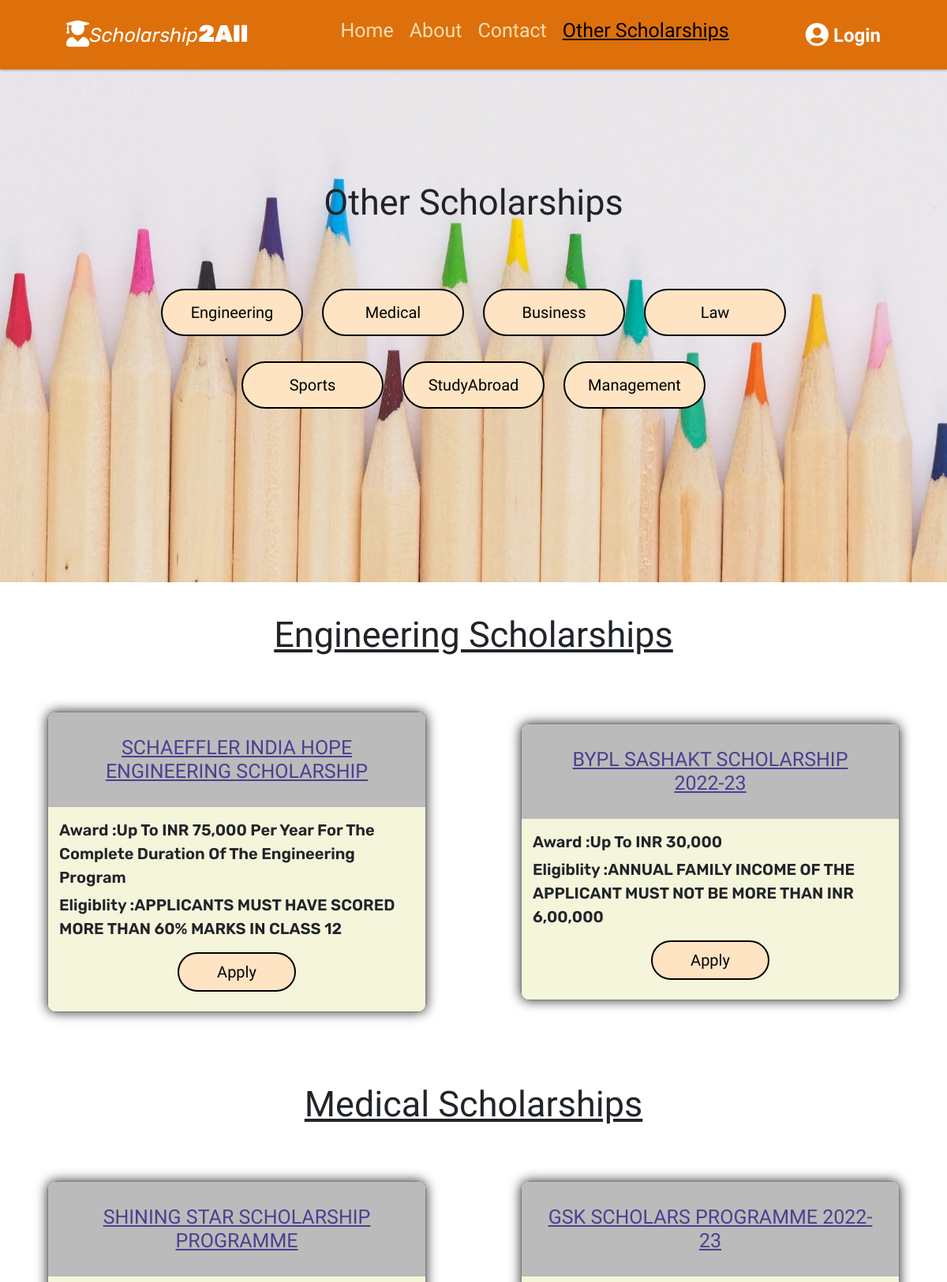
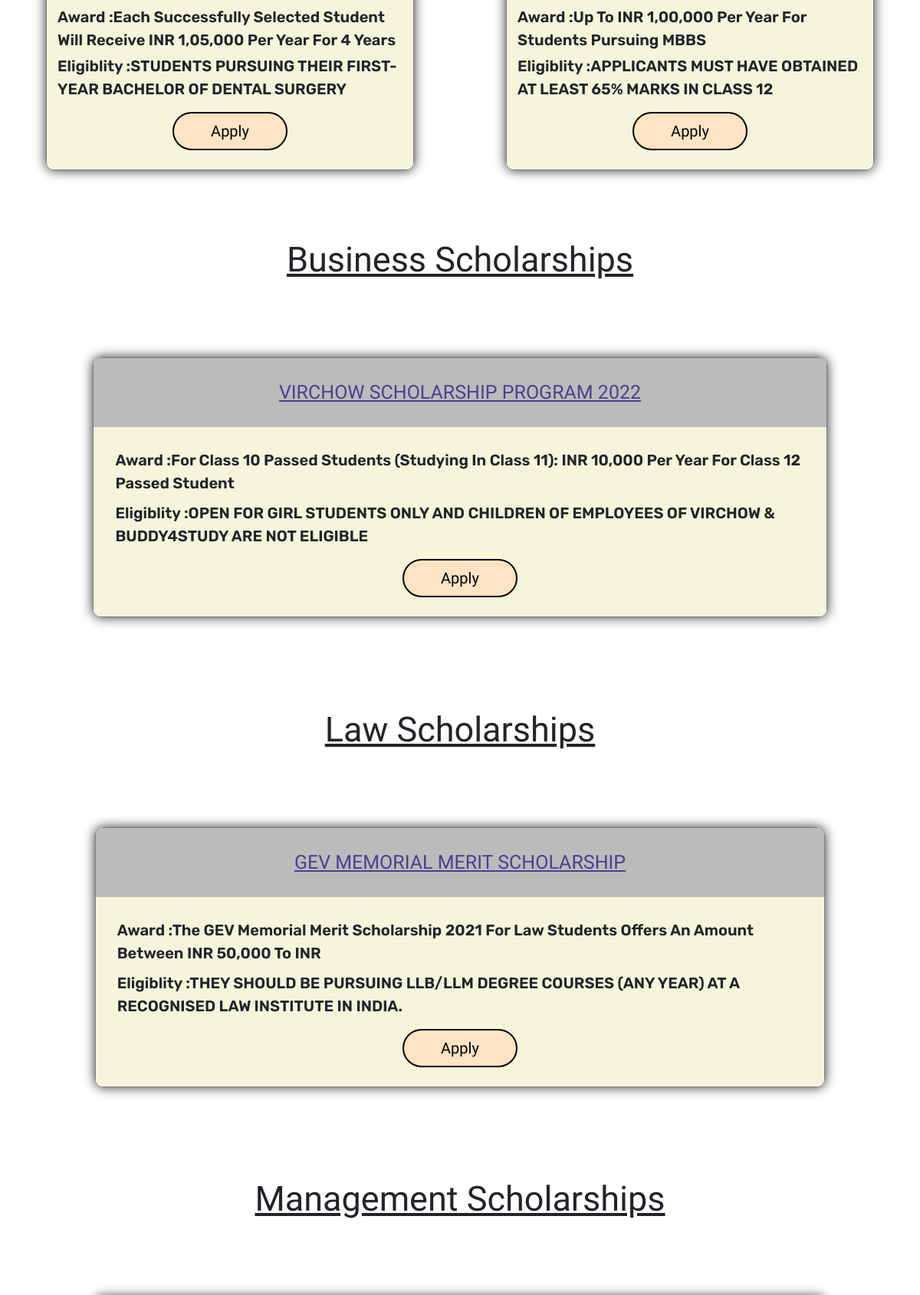
The app's page /other2.php (upper part) with its own data (2 pictures, top to bottom).
### tables this page shows
CREATE TABLE `scholarship` (
  `scholarshipid` int(30) NOT NULL,
  `provider` varchar(100) NOT NULL,
  `scholarshipname` varchar(100) NOT NULL,
  `scholarshiptype` varchar(50) NOT NULL,
  `eligibility` varchar(100) NOT NULL,
  `benifit` varchar(100) NOT NULL,
  `start` date NOT NULL,
  `end` date NOT NULL,
  `elig2` varchar(1000) NOT NULL DEFAULT '<li>Open for Indian nationals only.</li> <li>Students must be pursuing the first year of programme from government colleges in the academic year 2021-22</li> <li>Children of employees of GSK, GiveIndia and Buddy4Study are not eligible</li> <li>Applicants must have obtained at least 65% marks in board examinations</li> <li>Annual family income of the applicants should be below INR 6,00,000 (6 lakh)  all sources</li>',
  `documents` varchar(1000) NOT NULL DEFAULT '<li>Marksheet of class 12th</li> <li>A government-issued identity proof (Aadhaar card/voter identity card/driving license/PAN card) </li> <li>Current year admission proof (fee receipt/admission letter/institution  card/bonafide certificate) </li> <li>Family income proof (salary slip, Form 16, Income Certificate, ITR) </li> <li>Bank account details of the scholarship applicant </li> <li>Photograph of the applicant</li>',
  `image` varchar(50) NOT NULL
);

### other2.php (the view, shortened to what this page needs)
<?php
include 'connect.php';
?>
<!DOCTYPE html>
<html lang="en">
<head>
    <link rel="stylesheet" href="https://cdnjs.cloudflare.com/ajax/libs/font-awesome/5.15.4/css/all.min.css">
    <link href="https://cdn.jsdelivr.net/npm/bootstrap@5.1.3/dist/css/bootstrap.min.css" rel="stylesheet"
>
    <link rel="stylesheet" href="css/other2.css">
</head>
<body>
    <header id="header">
        <a href="Index.php" class="logo"><i class="fas fa-user-graduate fa-lg"></i>Scholarship<b>2All</b></a>
        <nav class="navbar">
            <ul>
                <li><a href="Index.php" class="active">Home</a></li>
                <li><a href="about.php">About</a></li>
                <li><a href="contact.php">Contact</a></li>
                <li><a href="other2.php" style="color: black;text-decoration: underline;">Other Scholarships</a></li>
            </ul>
        </nav>
        <div id="login" class="fas fa-user-circle">
            <?php if(!isset($_SESSION['username'])){ ?>
            <a href="signin.php" class="log" class="log"
                style="font-weight: 600;font-family: Kanit, sans-serif;font-size: 80%;">Login</a>
            <?php }
            else{
                ?>
            <a href="logout.php" class="log" class="log"
                style="font-weight: 600;font-family: Kanit, sans-serif;font-size: 80%;">Logout</a>
            <?php } ?>
        </div>
    </header>
    <main>
        <div class="cover">
            <h1>Other Scholarships</h1>
            <div>
                <span><a href="#engg" rel="noopener noreferrer"><button type="button"
                            class="bttn1">Engineering</button></a></span>
                <span><a href="#med" rel="noopener noreferrer"><button type="button"
                            class="bttn1">Medical</button></a></span>
                <span><a href="#bus" rel="noopener noreferrer"><button type="button"
                            class="bttn1">Business</button></a></span>
                <span><a href="#law" rel="noopener noreferrer"><button type="button"
                            class="bttn1">Law</button></a></span>
            </div>
            <div>
                <span><a href="#spo" rel="noopener noreferrer"><button type="button"
                            class="bttn1">Sports</button></a></span>
                <span><a href="#abr" rel="noopener noreferrer"><button type="button"
                            class="bttn1">StudyAbroad</button></a></span>
                <span><a href="#man" rel="noopener noreferrer"><button type="button"
                            class="bttn1">Management</button></a></span>
            </div>
        </div>
        <div class="cols" id="engg">
            <h1>Engineering Scholarships</h1>
            <div class="contains">
                <?php
                $sql = "SELECT * FROM scholarship WHERE scholarshiptype='Engineering';";
                $result = mysqli_query($conn, $sql);
                while($row = mysqli_fetch_assoc($result)){
                ?>
                <div class="scho">
                    <h3><?php echo $row['scholarshipname']; ?></h3>
                    <span class="align">
                        <span class="data">
                            <span class="col1">Award :<?php echo $row['benifit']; ?> </span>
                            <span class="col1">Eligiblity :<?php echo $row['eligibility']; ?> </span>
                        </span>
                        <?php if(!isset($_SESSION['username'])){ ?>
                        <span class="apply"><a href="signin.php"><button type="button" class="bttn2">Apply</button></a>
                            <?php }
                        else{
                                ?>
                            <span class="apply"><a href="new.php"><button type="button"
                                        class="bttn2" onclick="getId(this)" id="<?php echo $row['scholarshipid']; ?>">Apply</button></a>
                            </span>
                            <?php } ?>
                    </span>
                </div>
                <?php
                }
                ?>
            </div>
        </div>
        <div class="cols" id="med">
            <h1>Medical Scholarships</h1>
            <div class="contains">
                <?php
                $sql = "SELECT * FROM scholarship WHERE scholarshiptype='Medical';";
                $result = mysqli_query($conn, $sql);
                while($row = mysqli_fetch_assoc($result)){
                ?>
                <div class="scho" id="<?php echo $row['scholarshipid']; ?>">
                    <h3><?php echo $row['scholarshipname']; ?></h3>
                    <span class="align">
                        <span class="data">
                            <span class="col1">Award :<?php echo $row['benifit']; ?> </span>
                            <span class="col1">Eligiblity :<?php echo $row['eligibility']; ?> </span>
                        </span>
                        <?php if(!isset($_SESSION['username'])){ ?>
                        <span class="apply"><a href="signin.php"><button type="button" class="bttn2">Apply</button></a>
                            <?php }
                        else{
                                ?>
                            <span class="apply"><a href="new.php"><button type="button"
                                        class="bttn2" onclick="getId(this) "id="<?php echo $row['scholarshipid']; ?>">Apply</button></a>
                            </span>
                            <?php } ?>
                    </span>
                </div>
                <?php
                }
                ?>
            </div>
        </div>
        <div class="cols" id="bus">
            <h1>Business Scholarships</h1>
            <div class="contains">
                <?php
                $sql = "SELECT * FROM scholarship WHERE scholarshiptype='Business';";
                $result = mysqli_query($conn, $sql);
                while($row = mysqli_fetch_assoc($result)){
                ?>
                <div class="scho" id="<?php echo $row['scholarshipid']; ?>">
                    <h3><?php echo $row['scholarshipname']; ?></h3>
                    <span class="align">
                        <span class="data">
                            <span class="col1">Award :<?php echo $row['benifit']; ?> </span>
                            <span class="col1">Eligiblity :<?php echo $row['eligibility']; ?> </span>
                        </span>
                        <?php if(!isset($_SESSION['username'])){ ?>
                        <span class="apply"><a href="signin.php"><button type="button" class="bttn2">Apply</button></a>
                            <?php }
                        else{
                                ?>
                            <span class="apply"><a href="new.php"><button type="button"
                                        class="bttn2" onclick="getId(this) "id="<?php echo $row['scholarshipid']; ?>">Apply</button></a>
                            </span>
                            <?php } ?>
                    </span>
                </div>
                <?php
                }
                ?>
            </div>
        </div>
        <div class="cols" id="law">
            <h1>Law Scholarships</h1>
            <div class="contains">
                <?php
                $sql = "SELECT * FROM scholarship WHERE scholarshiptype='Law';";
                $result = mysqli_query($conn, $sql);
                while($row = mysqli_fetch_assoc($result)){
                ?>
                <div class="scho" id="<?php echo $row['scholarshipid']; ?>">
                    <h3><?php echo $row['scholarshipname']; ?></h3>
                    <span class="align">
                        <span class="data">
                            <span class="col1">Award :<?php echo $row['benifit']; ?> </span>
                            <span class="col1">Eligiblity :<?php echo $row['eligibility']; ?> </span>
                        </span>
                        <?php if(!isset($_SESSION['username'])){ ?>
                        <span class="apply"><a href="signin.php"><button type="button" class="bttn2">Apply</button></a>
                            <?php }
                        else{
                                ?>
                            <span class="apply"><a href="new.php"><button type="button"
                                        class="bttn2" onclick="getId(this) "id="<?php echo $row['scholarshipid']; ?>">Apply</button></a>
                            </span>
                            <?php } ?>
                    </span>
                </div>
                <?php
                }
                ?>
            </div>
        </div>
        <div class="cols" id="man">
            <h1>Management Scholarships</h1>
            <div class="contains">
            </div>
        </div>
    </main>
</body>
</html>

### css/other2.css (style rules this page uses)
* { font-family: "Rubik", sans-serif; margin: 0; padding: 0; box-sizing: border-box; border: none; outline: none; text-decoration: none; text-transform: capitalize; transition: all 0.2s linear; }
a:link { color: none; }
html { font-size: 62.5%; overflow-x: hidden; }
header { width: 100%; display: flex; align-items: center; justify-content: space-between; position: absolute; top: 0; left: 0; padding: 1.5rem 7%; z-index: 1000; background: rgb(221, 112, 11); box-shadow: 0 0.1rem 0.3rem rgba(0, 0, 0, 0.3); text-decoration: none; }
header .logo { color: whitesmoke; font-size: 2.5rem; font-style: oblique; font-stretch: expanded; text-decoration: none; left: -30%; padding-left: none; }
header i { top: 70%; }
b { font-weight: 900; font-size: 120%; font-style: normal; text-decoration: none; }
a:link { color: white; }
header .navbar ul { width: 100%; display: flex; align-items: center; justify-content: space-between; list-style: none; text-decoration: none; }
header .navbar ul li { margin: 0 1rem; text-decoration: none; }
header .navbar ul li a { font-size: 250%; color: wheat; text-decoration: none; font-family: "Kanit", sans-serif; font-weight: 500; bottom: -50%; }
header #login { font-size: 3rem; color: rgb(255, 255, 255); cursor: pointer; text-decoration: none; }
header .log { display: flex; align-items: center; justify-content: space-between; color: white; float: right; font-size: 75%; padding-left: 6px; padding-top: 4px; text-decoration: none; }
.log:link { color: rgb(255, 255, 255); }
main { margin: auto; padding-bottom: 50px; }
.cover { background: url("../images/25.jpg"); background-size: cover; padding-top: 230px; padding-bottom: 200px; }
main div h1 { display: flex; align-items: center; justify-content: center; margin: auto; font-family: "Kanit", sans-serif; font-weight: 500; font-size: 450%; padding-bottom: 70px; }
main div div { display: flex; align-items: center; justify-content: center; margin: auto; padding-bottom: 20px; }
main div div span { display: flex; flex-direction: row; justify-content: space-between; padding: 1%; padding-bottom: 0px; }
.cols h1 { padding: 40px 10px; text-decoration: underline; }
.contains { display: grid; width: 100%; grid-template-columns: auto auto; grid-gap: 0; }
.scho { display: flex; margin: 5% 10%; border: solid 1.5px gray; border-radius: 10px; flex-direction: column; padding-bottom: 0; overflow: auto; width: 80%; box-shadow: 0px 0px 15px rgba(0, 0, 0, 0.835); transition: transform 0.2s; }
.scho h3 { padding-top: 20px; padding: 30px; font-weight: 500; color: #4c3f91; background-color: #bbbbbb; margin: auto; font-family: "Kanit", sans-serif; width: 100%; font-size: 250%; text-decoration: underline; text-align: center; }
.align { width: 100%; background-color: beige; align-items: center; display: flex; flex-direction: column; padding-bottom: 10px; }
.data { display: flex; flex-direction: column; padding: none; font-family: "Kanit", sans-serif; font-weight: 600; left: 0px; }
.col1 { display: flex; left: 0; flex-direction: row; background-color: beige; width: 100%; font-size: 200%; border: none; padding: none; }
.bttn1 { background-color: bisque; border-color: azure; text-decoration: none; width: 18rem; cursor: pointer; height: 6rem; font-size: 200%; font-family: "Kanit", sans-serif; font-weight: 500; transition: transform 0.2s; border: 2px solid black; border-radius: 50px; }
.bttn2 { background-color: bisque; border-color: azure; text-decoration: none; width: 15rem; cursor: pointer; height: 5rem; font-size: 200%; font-family: "Kanit", sans-serif; font-weight: 500; transition: transform 0.2s; border: 2px solid black; border-radius: 30px; }
.apply { padding: 15px; }
ul { list-style: none; }

### records on screen
scholarship: scholarshipname "SCHAEFFLER INDIA HOPE ENGINEERING SCHOLARSHIP", benifit "Up To INR 75,000 Per Year For The Complete Duration Of The Engineering Program", eligibility "APPLICANTS MUST HAVE SCORED MORE THAN 60% MARKS IN CLASS 12"
scholarship: scholarshipname "BYPL SASHAKT SCHOLARSHIP 2022-23", benifit "Up To INR 30,000", eligibility "ANNUAL FAMILY INCOME OF THE APPLICANT MUST NOT BE MORE THAN INR 6,00,000"
scholarship: scholarshipname "SHINING STAR SCHOLARSHIP PROGRAMME", benifit "Each Successfully Selected Student Will Receive INR 1,05,000 Per Year For 4 Years", eligibility "STUDENTS PURSUING THEIR FIRST-YEAR BACHELOR OF DENTAL SURGERY"
scholarship: scholarshipname "GSK SCHOLARS PROGRAMME 2022-23", benifit "Up To INR 1,00,000 Per Year For Students Pursuing MBBS", eligibility "APPLICANTS MUST HAVE OBTAINED AT LEAST 65% MARKS IN CLASS 12"
scholarship: scholarshipname "VIRCHOW SCHOLARSHIP PROGRAM 2022", benifit "For Class 10 Passed Students (Studying In Class 11): INR 10,000 Per Year For Class 12 Passed Student", eligibility "OPEN FOR GIRL STUDENTS ONLY AND CHILDREN OF EMPLOYEES OF VIRCHOW & BUDDY4STUDY ARE NOT ELIGIBLE"
scholarship: scholarshipname "GEV MEMORIAL MERIT SCHOLARSHIP", benifit "The GEV Memorial Merit Scholarship 2021 For Law Students Offers An Amount Between INR 50,000 To INR", eligibility "THEY SHOULD BE PURSUING LLB/LLM DEGREE COURSES (ANY YEAR) AT A RECOGNISED LAW INSTITUTE IN INDIA."
